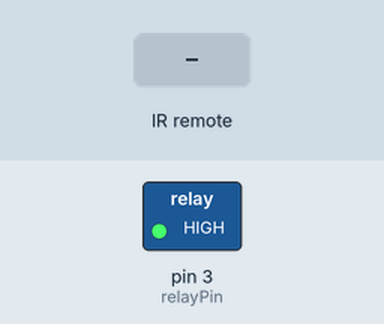
Recording of a sketch running on a simulated Arduino Uno, built with avr-gcc and run on an emulated ATmega328P. Shown: switched loads named in the sketch (green lamp = pin HIGH). The test bench sets the inputs (shaded band). Pins used as bus, display or sensor lines are not drawn; what the sketch prints to the serial monitor is not drawn.

Above: at 1.2 s.
1.3 s: infrared code 0xFD00FF received
At 2.2 s:
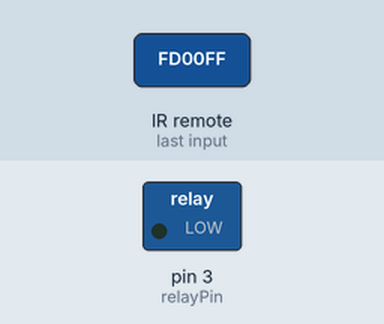
3.0 s: infrared code 0xFFFFFFFF received
Timing chart, 0 to 6.0 s (numbered marks = the images above; inputs shaded):
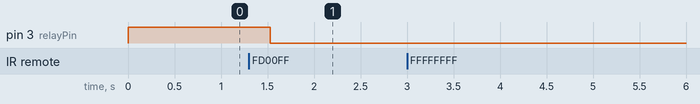

The sketch:

dcmotor_irremote.ino
```cpp
#include <IRremote.h>

int IRpin = 11;
IRrecv irrecv(IRpin);
decode_results results;

int relayPin =  3;
bool relayState = 1;

void setup() {
  Serial.begin(9600);
  irrecv.enableIRIn(); //start receiver

  pinMode(relayPin, OUTPUT);
  digitalWrite(relayPin, relayState);

  pinMode(8, OUTPUT); //making pin 8 as 5v power supply
  digitalWrite(8, 1); //5v power of ir receiver
}
void loop() {
  if(irrecv.decode(&results)){
    Serial.print("code received - ");
    Serial.println(results.value, DEC);

    if(results.value == 16580863){
        relayState = !relayState;
        Serial.println(relayState);
        delay(200);
        digitalWrite(relayPin, relayState);
    }
    else if(results.value == 4294967295){
      Serial.println("code long press");
    }
    else{
      Serial.println("invalid code");
    }
  irrecv.resume();
  }
  else{
    Serial.println("waiting for code");
  }

}
```

Measured:
- after the input at 1.3 s, pin 3 (relayPin): HIGH → LOW after 0.23 s
- after the input at 3.0 s, every drawn part: stays the same
